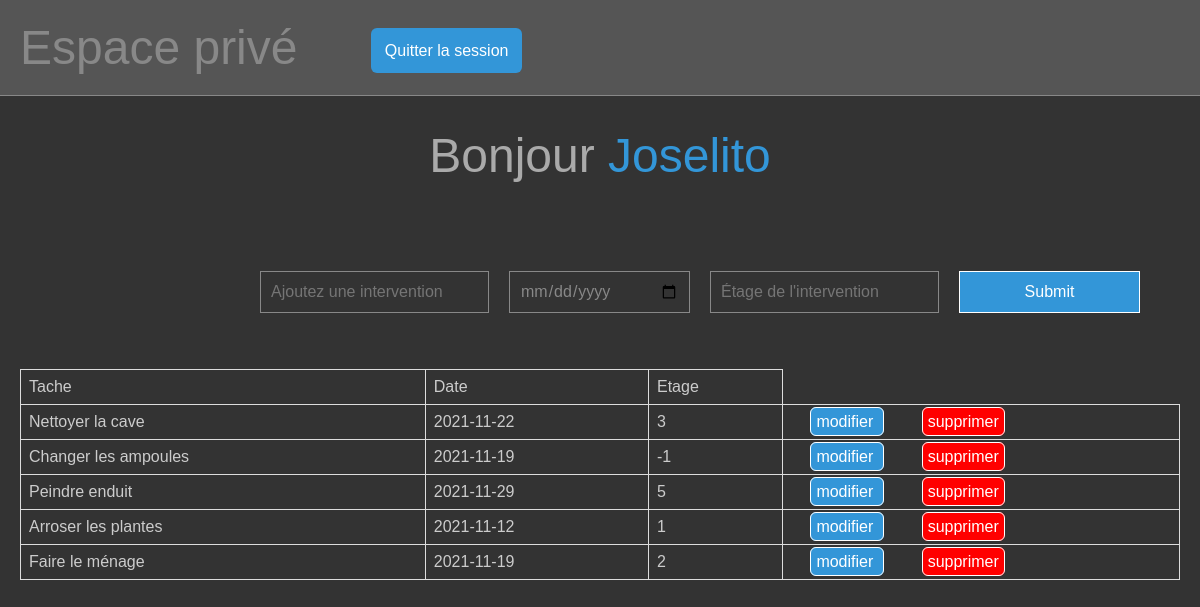
The app's page /crud.php (signed in) with its own data.
### tables this page shows
CREATE TABLE `intervention` (
  `id_intervention` int(11) NOT NULL,
  `type_intervention` varchar(255) NOT NULL,
  `date_intervention` date NOT NULL,
  `etage_intervention` int(255) NOT NULL
);

### crud.php (the view, shortened to what this page needs)
<?php
include('connexion.php');
try {
    $pdo->setAttribute(PDO::ATTR_DEFAULT_FETCH_MODE, PDO::FETCH_OBJ);
  } catch(PDOException $e) {
    echo "DB Connection Failed: " . $e->getMessage();
  }
  $stmt = $pdo->query('SELECT * FROM intervention');
?>
    <html>
    <head>
        <link rel="stylesheet" type="text/css" href="css/style.css" />
    </head>
    <body>
        <header class="link">
            Espace privé
            <a href="deconnexion.php">Quitter la session</a>
        </header>
        <h1 class="goodmessage">
            <?php
			echo (date("H")<18)?("Bonjour "):("Bonsoir ");
		?>
            <span>
                <?=$_SESSION["Prenom"]?>
            </span>
        </h1>
        <div class="formulaire">
            <form method="post" action="insert.php">
                <div class="d-flex justify-content-center champs">
                    <input type="text" name="intervention" placeholder="Ajoutez une intervention">
                    <input type="date" name="date">
                    <input type="number" name="etage" placeholder="Étage de l'intervention">
                    <input type="submit" name="submit">
                </div>
            </form>
        </div>
        <div class="container">
            <table class="table ">
                <thead>
                    <th>Tache</th>
                    <th>Date</th>
                    <th>Etage</th>
                </thead>
                <tbody>
                    <?php      while($row = $stmt->fetch())
                {?> <tr>
                        <td><?php echo $row->type_intervention;?></td>
                        <td><?php echo $row->date_intervention;?></td>
                        <td><?php echo $row->etage_intervention;?> </td>
                        <td>
                            <a class="modif" href="modification.php?id_intervention=<?php echo $row->id_intervention;?>" class="btn">modifier
                            </a>
                            <a class="suppr" href="delete.php?id_intervention=<?php echo $row->id_intervention;?>" class="btn">
                                supprimer </a>
                        </td>
                    </tr>
                    <?php } ?>
                </tbody>
            </table>
        </div>
    </body>
    </html>

### css/style.css (style rules this page uses)
body { margin:0; padding:0; background-color:#333; color:#CCC; text-align:center; }
* { font:12pt arial; }
header { text-align:left; padding:20px; background-color:#555; color:#888; font:36pt arial; border-bottom:solid 1px #888; }
form { padding:20px; padding-top:50px; margin:auto; text-align:left; width:500px; }
input { background:none; padding:10px; font:12pt arial; color:#888; border:solid 1px #888; outline:none; width:500px; margin:6px 10px 16px 10px ; display:block; }
input[type="submit"] { background-color:rgb(51, 150, 216); border-color:rgb(255, 255, 255); color:#FFF; }
.link a { padding:14px; background-color:rgb(51, 150, 216); text-decoration:none; color:#FFF; vertical-align:middle; margin-left:60px; border-radius:6px; }
.modif { background-color: rgb(51, 150, 216); border: solid 1px white; text-decoration: none; color: white; margin: 5%; border-radius: 6px; width: 20px; padding: 5px; }
.suppr { background-color: red; border: solid 1px white; text-decoration: none; color: white; margin: 5%; border-radius: 6px; width: 20px; padding: 5px; }
h1 { font-size:36pt; color:#AAA; font-weight:normal; }
h1 span { font:inherit; color:rgb(51, 150, 216); }
.formulaire { width: 1000px; }
.champs { display: flex; width: 900px; }
.container { margin: 20px; }
.table { border-collapse: collapse; width: 100%; }
th, td { border: 1px solid #ddd; padding: 8px; text-align: left; }

### records on screen
intervention: type_intervention "Nettoyer la cave", date_intervention "2021-11-22", etage_intervention "3"
intervention: type_intervention "Changer les ampoules", date_intervention "2021-11-19", etage_intervention "-1"
intervention: type_intervention "Peindre enduit", date_intervention "2021-11-29", etage_intervention "5"
intervention: type_intervention "Arroser les plantes", date_intervention "2021-11-12", etage_intervention "1"
intervention: type_intervention "Faire le ménage", date_intervention "2021-11-19", etage_intervention "2"

### other values on screen
$_SESSION["Prenom"] "Joselito"
